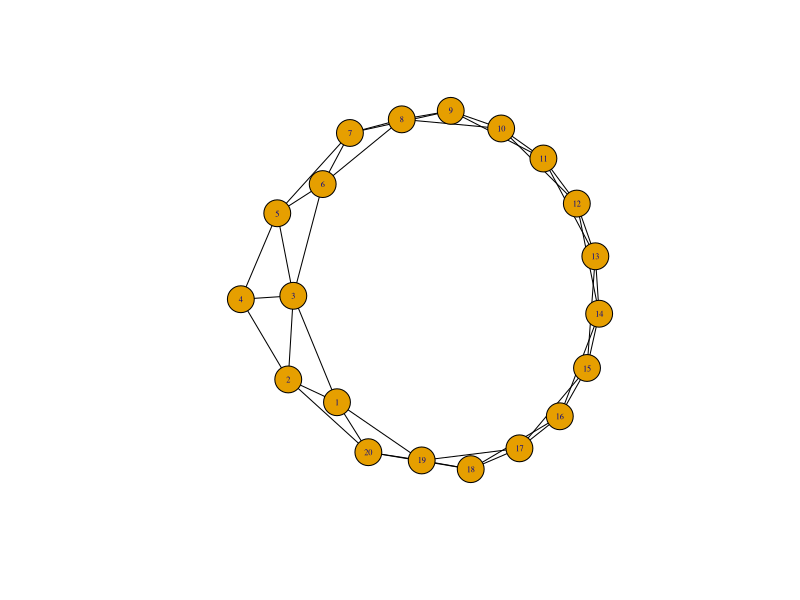
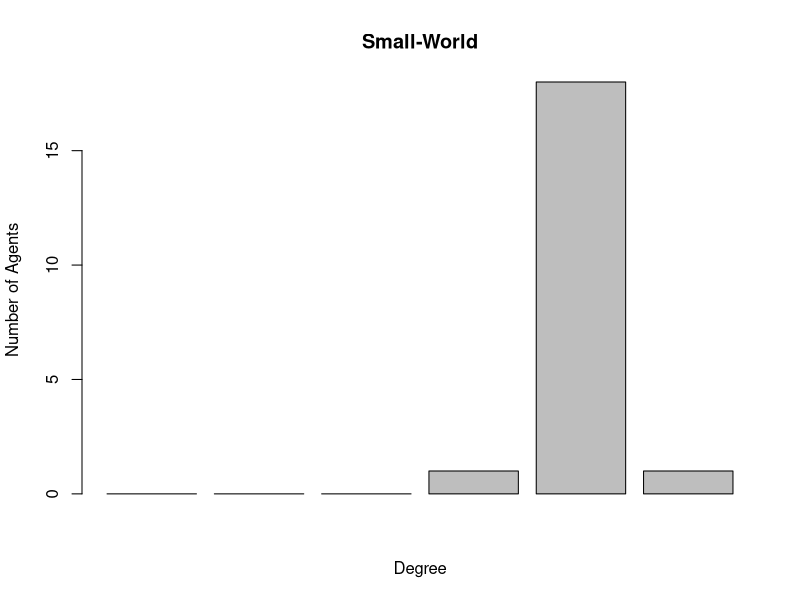
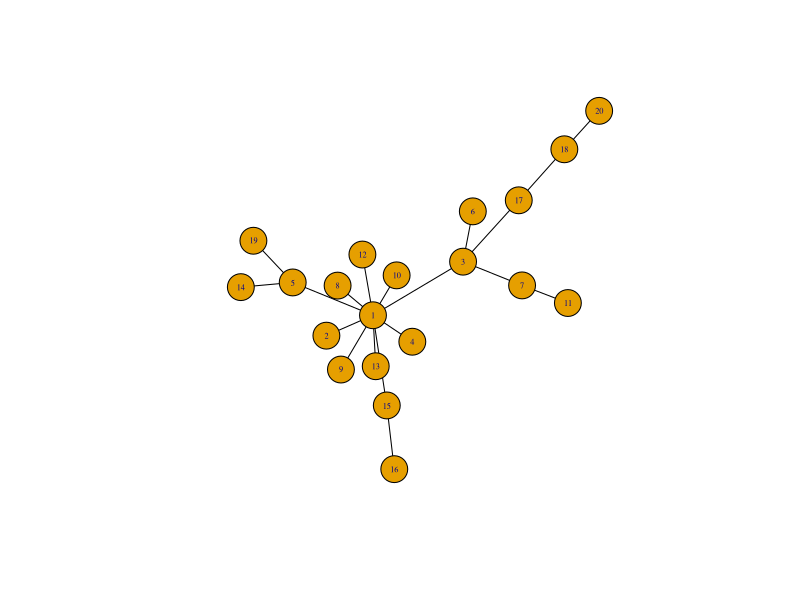
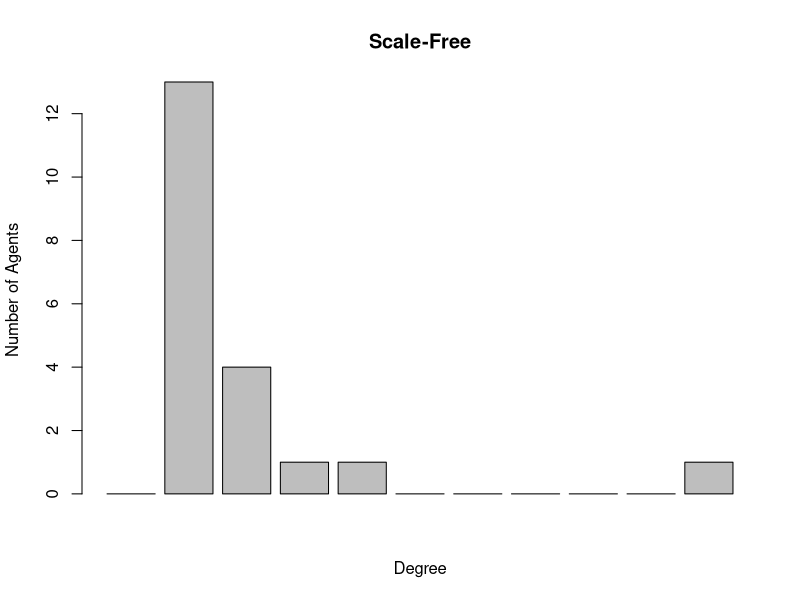
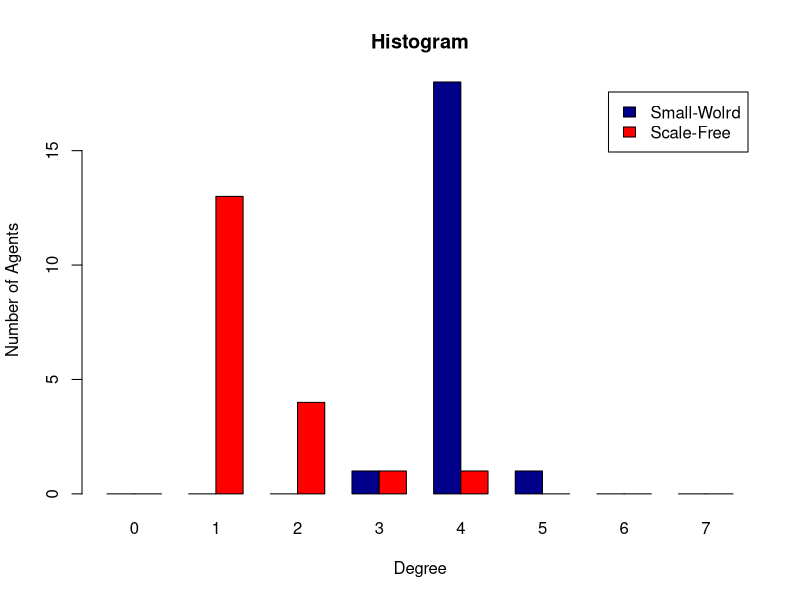

Here is the R script that generated these plots, in order:
##Install the library
library(igraph)

##Small-World Networks
sample_smallworld(1,20,2,0.05) -> smallworld
degree.distribution(smallworld)*20 -> smallworld_degree

#Plot the Diagram
plot(smallworld,edge.color = 'black',vertex.label.cex =0.5,edge.width=sqrt(E(smallworld)$weight/800),
     layout = layout.fruchterman.reingold)

#Degree Table
barplot(smallworld_degree, main="Small-World", xlab = "Degree", ylab ="Number of Agents")

##Scale-Free Networks
barabasi.game(20, directed = FALSE) -> scalefree
degree.distribution(scalefree)*20 -> scalefree_degree

#Append to fit two networks
append(smallworld_degree,0) -> smallworld_degree1
append(smallworld_degree1,0) -> smallworld_degree

#Plot the Diagram
plot(scalefree,edge.color = 'black',vertex.label.cex =0.5,edge.width=sqrt(E(scalefree)$weight/800),
     layout = layout.fruchterman.reingold)

#Degree Table
barplot(scalefree_degree, main="Scale-Free", xlab = "Degree", ylab ="Number of Agents")

##Histogram
matrix(c(smallworld_degree,scalefree_degree), nrow = 2, ncol = 8, byrow = TRUE)
matrix(c(smallworld_degree,scalefree_degree), nrow = 2, ncol = 8, byrow = TRUE) -> counts
barplot(counts, main="Histogram",
        xlab="Degree", ylab = "Number of Agents",
        names.arg = c("0", "1", "2", "3", "4", "5", "6", "7"),
        col=c("darkblue","red"),
        legend = c("Small-Wolrd", "Scale-Free"), beside=TRUE)

##Analysis
mean(distances(scalefree, 1))
mean_distance(scalefree, directed = F)
mean_distance(smallworld, directed = F)
V(scalefree)
E(scalefree)
shortest_paths(scalefree, 1, 5)
all_shortest_paths(scalefree, 1, 5)

